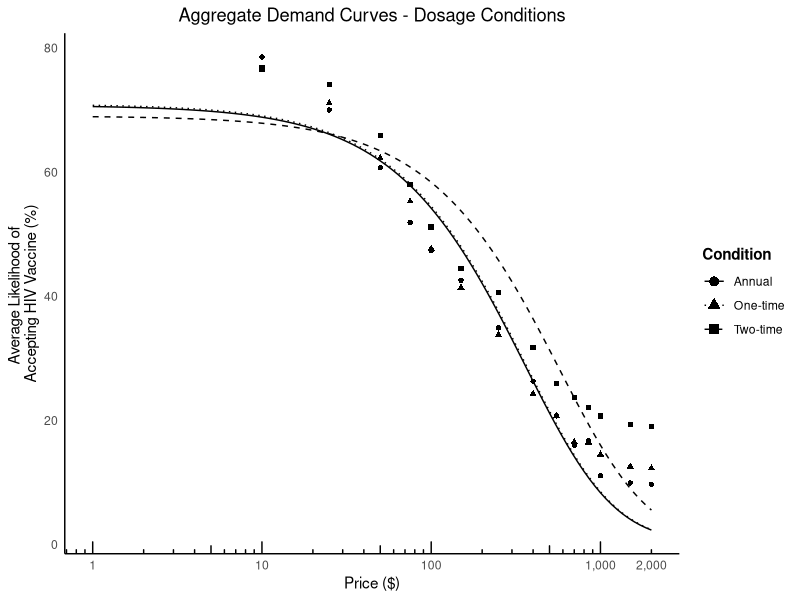
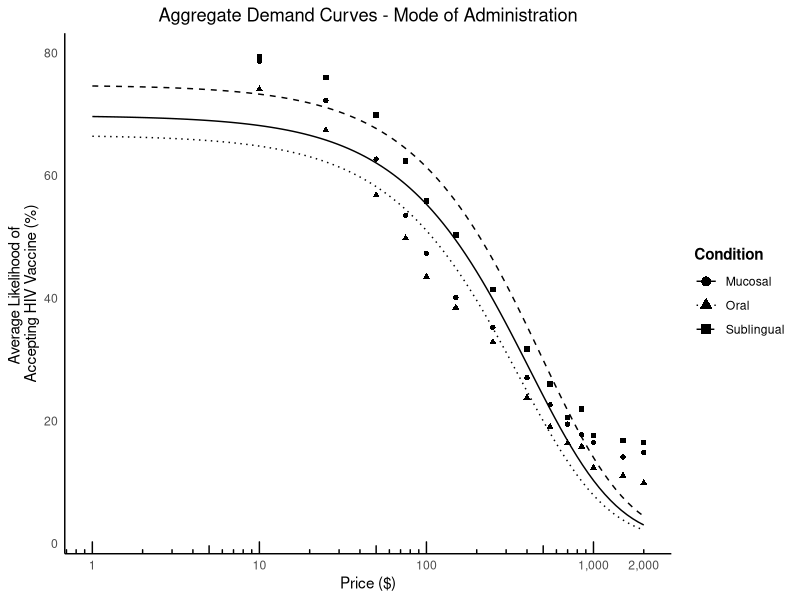

Here is the R script that generated these plots, in order:
library(ggplot2)
library(tidyr)
library(dplyr)
library(scales)

# Data definition
data_1e <- data.frame(
  x = c(0, 10, 25, 50, 75, 100, 150, 250, 400, 550, 700, 850, 1000, 1500, 2000),
  Dosage_ann = c(84.765, 78.58697917, 70.03864583, 60.71364583, 51.91572917, 47.36125, 42.58385417, 34.91666667, 26.32385417, 20.74708333, 16.003125, 16.72322917, 11.0809375, 9.920208333, 9.678541667),
  Dosage_one = c(81.06914894, 76.49319149, 71.1143617, 62.2643617, 55.30404255, 47.6762766, 41.44, 33.80244681, 24.27542553, 20.67212766, 16.53744681, 16.4437234, 14.52180851, 12.56904255, 12.30744681),
  Dosage_two = c(82.48894737, 76.77073684, 74.16336842, 65.94378947, 58.05578947, 51.19073684, 44.51294737, 40.57242105, 31.71252632, 25.978, 23.73863158, 22.11315789, 20.73378947, 19.34031579, 19.02705263),
  Mode_muc = c(86.46510638, 78.66, 72.23010638, 62.68053191, 53.52744681, 47.32574468, 40.1256383, 35.27531915, 27.05776596, 22.63106383, 19.48074468, 17.72542553, 16.48180851, 14.12521277, 14.86446809),
  Mode_oral = c(80.17373737, 74.07414141, 67.40808081, 56.78959596, 49.77232323, 43.49434343, 38.46959596, 32.85525253, 23.82919192, 19.03080808, 16.35353535, 15.83323232, 12.37878788, 11.08737374, 9.893030303),
  Mode_sub = c(81.84206522, 79.35380435, 75.98858696, 69.91173913, 62.37771739, 55.8348913, 50.34608696, 41.47021739, 31.7298913, 25.99391304, 20.60652174, 21.93706522, 17.64934783, 16.80152174, 16.48847826)
)

# Define the Koff function with condition-specific k
Koff <- function(x, alpha, Qo, condition, data) {
  if(!is.null(data[[condition]])) {
    k <- log10(max(data$x[!is.na(data[[condition]])])) - log10(min(data$x[data$x > 0 & !is.na(data[[condition]])]))
  } else {
    stop("Invalid condition")
  }
  Qo * 10^(k * (exp(-alpha * Qo * x) - 1))
}

# Function to calculate Pmax
calculate_pmax <- function(alpha, Qo, condition, data) {
  if(!is.null(data[[condition]])) {
    k <- log10(max(data$x[!is.na(data[[condition]])])) - log10(min(data$x[data$x > 0 & !is.na(data[[condition]])]))
  } else {
    stop("Invalid condition")
  }
  if(alpha <= 0 || Qo <= 0 || k <= 0) {
    return(NA)
  }
  pmax <- (1/log(10^k))/(alpha * Qo)
  if(pmax < min(data$x, na.rm = TRUE) || pmax > max(data$x, na.rm = TRUE)) {
    return(NA)
  }
  return(pmax)
}

# Function to fit model and calculate R-squared
fit_and_calculate_rsq <- function(condition, data) {
  valid_data <- data[!is.na(data[[condition]]) & data$x > 0, ]
  
  formula_str <- sprintf("%s ~ Koff(x, alpha, Qo, '%s', data)", condition, condition)
  formula <- as.formula(formula_str)
  
  fit <- tryCatch({
    nls(formula = formula,
        data = valid_data,
        start = list(alpha = 0.0000001, Qo = 100),
        algorithm = "port",
        lower = c(alpha = 0, Qo = 0),
        upper = c(alpha = 0.1, Qo = 100),
        control = nls.control(maxiter = 50000))
  }, error = function(e) {
    message("Error fitting model for ", condition, ": ", e$message)
    return(NULL)
  })
  
  if (!is.null(fit)) {
    residuals <- residuals(fit)
    tss <- sum((valid_data[[condition]] - mean(valid_data[[condition]], na.rm = TRUE))^2, na.rm = TRUE)
    rss <- sum(residuals^2)
    r_squared <- 1 - (rss / tss)
    
    params <- coef(fit)
    pmax <- calculate_pmax(params["alpha"], params["Qo"], condition, valid_data)
    
    cat("R-squared for", condition, "=", round(r_squared, 4), "\n")
    if(!is.na(pmax)) {
      cat("Pmax for", condition, "=", round(pmax, 2), "\n")
    } else {
      cat("Pmax for", condition, "could not be calculated\n")
    }
    
    return(list(fit = fit, r_squared = r_squared, pmax = pmax))
  }
  
  return(NULL)
}

# Modified create_plot function to handle specific condition groups
create_plot <- function(data, fits, conditions, plot_title, condition_labels) {
  valid_data <- data[data$x > 0, ]
  x_range <- 10^seq(log10(1), log10(max(valid_data$x)), length.out = 100)
  plot_data <- data.frame(x = x_range)
  
  # Define line types and shapes
  linetypes <- c("solid", "dotted", "dashed")
  shapes <- c(16, 17, 15)
  
  # Create the base plot
  p <- ggplot()
  
  # Create a data frame for legend
  legend_data <- data.frame(
    condition = factor(conditions, levels = conditions),
    linetype = factor(linetypes, levels = linetypes),
    shape = shapes
  )
  
  # Add points and lines for each condition
  for(i in seq_along(conditions)) {
    condition <- conditions[i]
    if (!is.null(fits[[condition]]$fit)) {
      plot_data[[paste0(condition, "_pred")]] <- predict(fits[[condition]]$fit, 
                                                         newdata = data.frame(x = x_range))
      
      p <- p + 
        geom_point(data = valid_data, 
                   aes_string(x = "x", y = condition, shape = shQuote(condition_labels[i])), 
                   color = "black") +
        geom_line(data = plot_data, 
                  aes_string(x = "x", y = paste0(condition, "_pred"), 
                             linetype = shQuote(condition_labels[i])),
                  color = "black")
    }
  }
  
  p <- p +
    scale_x_log10(breaks = c(1, 10, 100, 1000, 2000),
                  labels = scales::comma,
                  limits = c(1, 2000)) +
    scale_shape_manual(name = "Condition", values = shapes) +
    scale_linetype_manual(name = "Condition", values = linetypes) +
    labs(title = plot_title,
         x = "Price ($)",
         y = "Average Likelihood of \nAccepting HIV Vaccine (%)") +
    theme_minimal() +
    theme(panel.grid = element_blank(),
          axis.line = element_line(color = "black"),
          plot.title = element_text(hjust = 0.5),
          legend.position = "right",
          legend.title = element_text(face = "bold")) +
    guides(shape = guide_legend(override.aes = list(size = 3)),
           linetype = guide_legend(override.aes = list(size = 1))) +
    annotation_logticks(sides = "b")
  
  return(p)
}

# Define all conditions
conditions <- c("Dosage_ann", "Dosage_one", "Dosage_two", 
                "Mode_muc", "Mode_oral", "Mode_sub")

# Fit models for all conditions
fits <- list()
for(condition in conditions) {
  fits[[condition]] <- fit_and_calculate_rsq(condition, data_1e)
}

# Print parameter values and statistics for each condition
for(condition in conditions) {
  if (!is.null(fits[[condition]]$fit)) {
    cat("\n=================================")
    cat("\nParameters for", condition, ":\n")
    print(summary(fits[[condition]]$fit)$parameters)
    cat("R-squared =", round(fits[[condition]]$r_squared, 4), "\n")
    cat("Pmax =", round(fits[[condition]]$pmax, 2), "\n")
  }
}

# Create two separate plots with custom labels
# Plot 1: Dosage conditions
dosage_conditions <- c("Dosage_ann", "Dosage_one", "Dosage_two")
dosage_labels <- c("Annual", "One-time", "Two-time")
p1 <- create_plot(data_1e, fits, dosage_conditions, 
                  "Aggregate Demand Curves - Dosage Conditions", 
                  dosage_labels)

# Plot 2: Mode conditions
mode_conditions <- c("Mode_muc", "Mode_oral", "Mode_sub")
mode_labels <- c("Mucosal", "Oral", "Sublingual")
p2 <- create_plot(data_1e, fits, mode_conditions, 
                  "Aggregate Demand Curves - Mode of Administration",
                  mode_labels)

# Display both plots
print(p1)
print(p2)